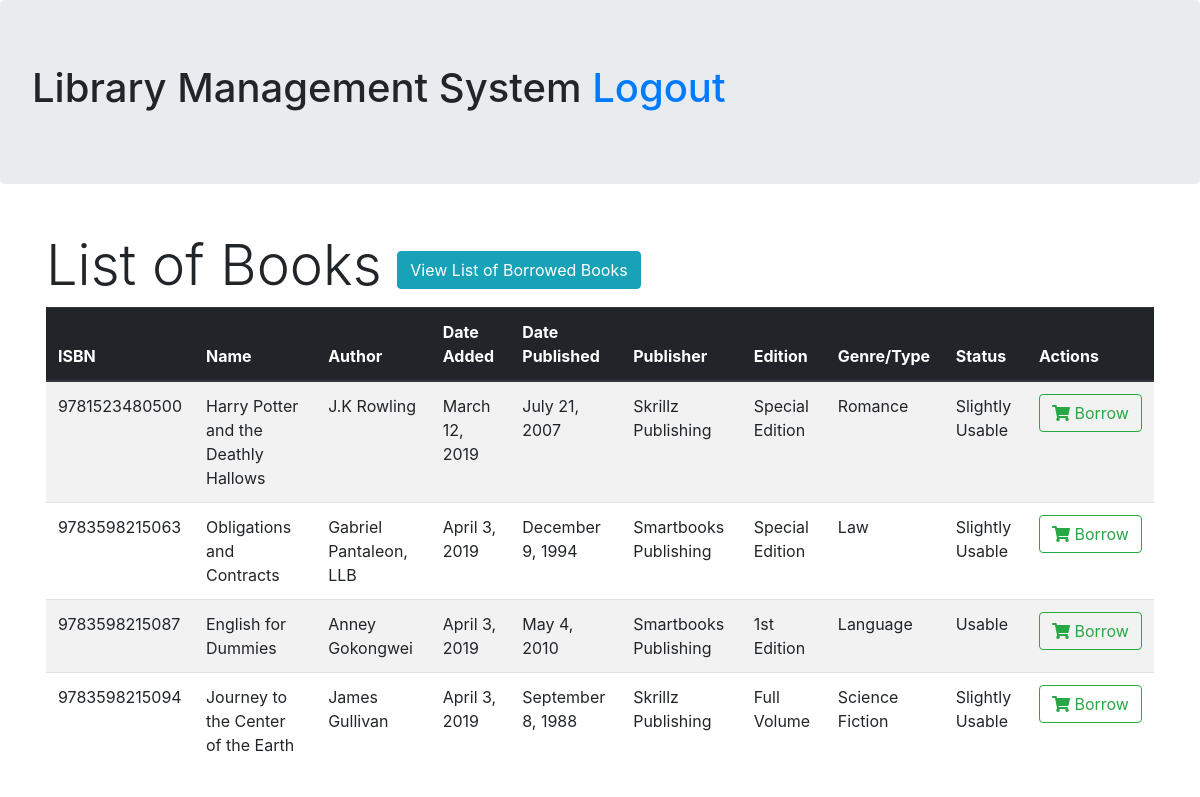
Page /employee/book-list.php on the earlier database version.
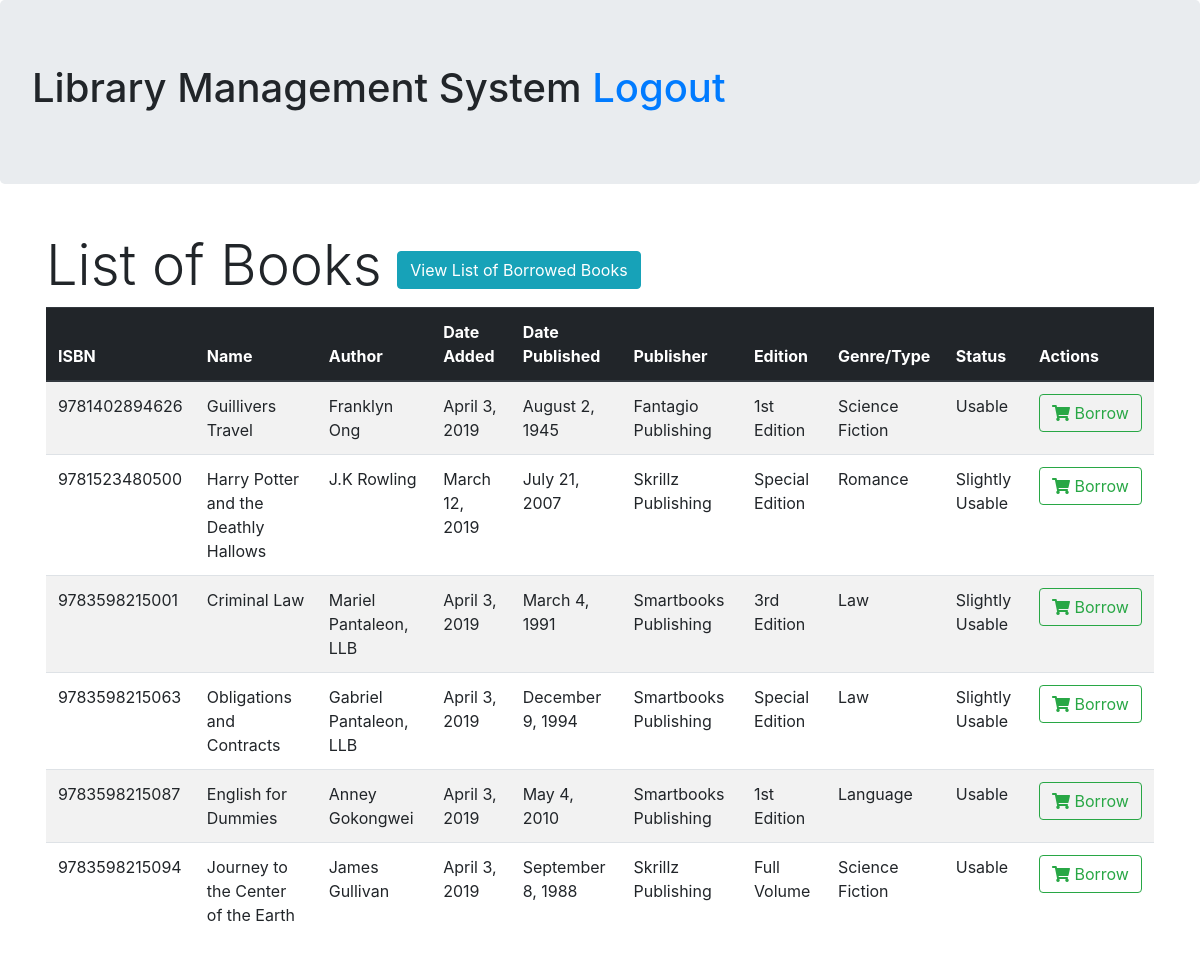
Same page on the later database version.
### tables this page shows
CREATE TABLE `book` (
  `book_ISBN` varchar(13) NOT NULL,
  `book_name` varchar(50) NOT NULL,
  `book_author` varchar(50) NOT NULL,
  `book_date_added` date NOT NULL,
  `book_date_published` date NOT NULL,
  `book_publisher` varchar(50) NOT NULL,
  `book_edition` varchar(20) NOT NULL,
  `book_type` varchar(20) NOT NULL,
  `book_borrow_status` char(1) NOT NULL DEFAULT 'R',
  `book_status` char(1) NOT NULL
);

### classes/connect_service.php (called while the page is built, shortened)
<?php
class Database {
    private $servername = "localhost";
    private $username = "root";
    private $password = "";
    private $database = "library";
    public function __construct(){
        $this->conn = new mysqli($this->servername, $this->username, $this->password, $this->database);
        return $this->conn;
    }
}
?>

### classes/userDAO.php (called while the page is built, shortened)
<?php
    require 'connect_service.php';
    class UserAccessObject extends Database{
        public function getBorrowableBooks(){
            $sql = "SELECT * FROM book WHERE book_borrow_status = 'R' AND book_status != 'N'";
            $result = $this->conn->query($sql);
            $rows = array();
            while($row=$result->fetch_assoc()){
                $rows[] = $row;
            }
            return $rows;
        }
    }
?>

### employee/book-list.php (the view, shortened to what this page needs)
<?php
  require_once '../classes/userDAO.php';
  $userdao = new UserAccessObject;
  $books = $userdao->getBorrowableBooks();
?>
<!DOCTYPE html>
<html lang="en">
<head>
    <link rel="stylesheet" href="https://use.fontawesome.com/releases/v5.8.1/css/all.css">
    <link rel="stylesheet" href="https://stackpath.bootstrapcdn.com/bootstrap/4.1.3/css/bootstrap.min.css">
</head>
<body>
    <div class="jumbotron">
        <h1>Library Management System <a href="../logout.php?page=1">Logout</a></h1>
    </div>
    <div class="container mt-3 p-3 justify-content-center">
        <h4 class="display-4">List of Books <a href="book-borrowed-list.php" role="button" class="btn btn-info">View List of Borrowed Books</a></h4>
        <table class="table table-striped">
            <thead class="thead-dark">
                <th>ISBN</th>
                <th>Name</th>
                <th>Author</th>
                <th>Date Added</th>
                <th>Date Published</th>
                <th>Publisher</th>
                <th>Edition</th>
                <th>Genre/Type</th>
                <th>Status</th>
                <th>Actions</th>
            </thead>
            <tbody>
                <?php
                    foreach($books as $key=>$values){
                        echo "<tr>";
                                echo "<td>".$values['book_ISBN']."</td>";
                                echo "<td>".$values['book_name']."</td>";
                                echo "<td>".$values['book_author']."</td>";
                                echo "<td>".date('F j, Y', strtotime($values['book_date_added']))."</td>";
                                echo "<td>".date('F j, Y', strtotime($values['book_date_published']))."</td>";
                                echo "<td>".$values['book_publisher']."</td>";
                                echo "<td>".$values['book_edition']."</td>";
                                echo "<td>".$values['book_type']."</td>";
                                if($values['book_status'] == 'U'){
                                    echo "<td> Usable </td>";
                                }else{
                                    echo "<td> Slightly Usable </td>";
                                }
                                echo "<td><a href='book-borrow.php?ISBN=".$values['book_ISBN']."&name=".$values['book_name']."&author=".$values['book_author']."' class='btn btn-outline-success'><i class='fas fa-shopping-cart'></i> Borrow</a></td>";
                        echo "</tr>";
                    }
                ?>
            </tbody>
        </table>
    </div>
</body>
</html>

Differences in the rows shown:
now on this page (row edited): book: book_ISBN "9781402894626", book_name "Guillivers Travel", book_author "Franklyn Ong", book_date_added "April 3, 2019", book_date_published "August 2, 1945", book_publisher "Fantagio Publishing", book_edition "1st Edition", book_type "Science Fiction", book_status "Usable"
now on this page (row edited): book: book_ISBN "9783598215001", book_name "Criminal Law", book_author "Mariel Pantaleon, LLB", book_date_added "April 3, 2019", book_date_published "March 4, 1991", book_publisher "Smartbooks Publishing", book_edition "3rd Edition", book_type "Law", book_status "Slightly Usable"
changed book "Journey to the Center of the Earth": book_status "Slightly Usable" → "Usable"
